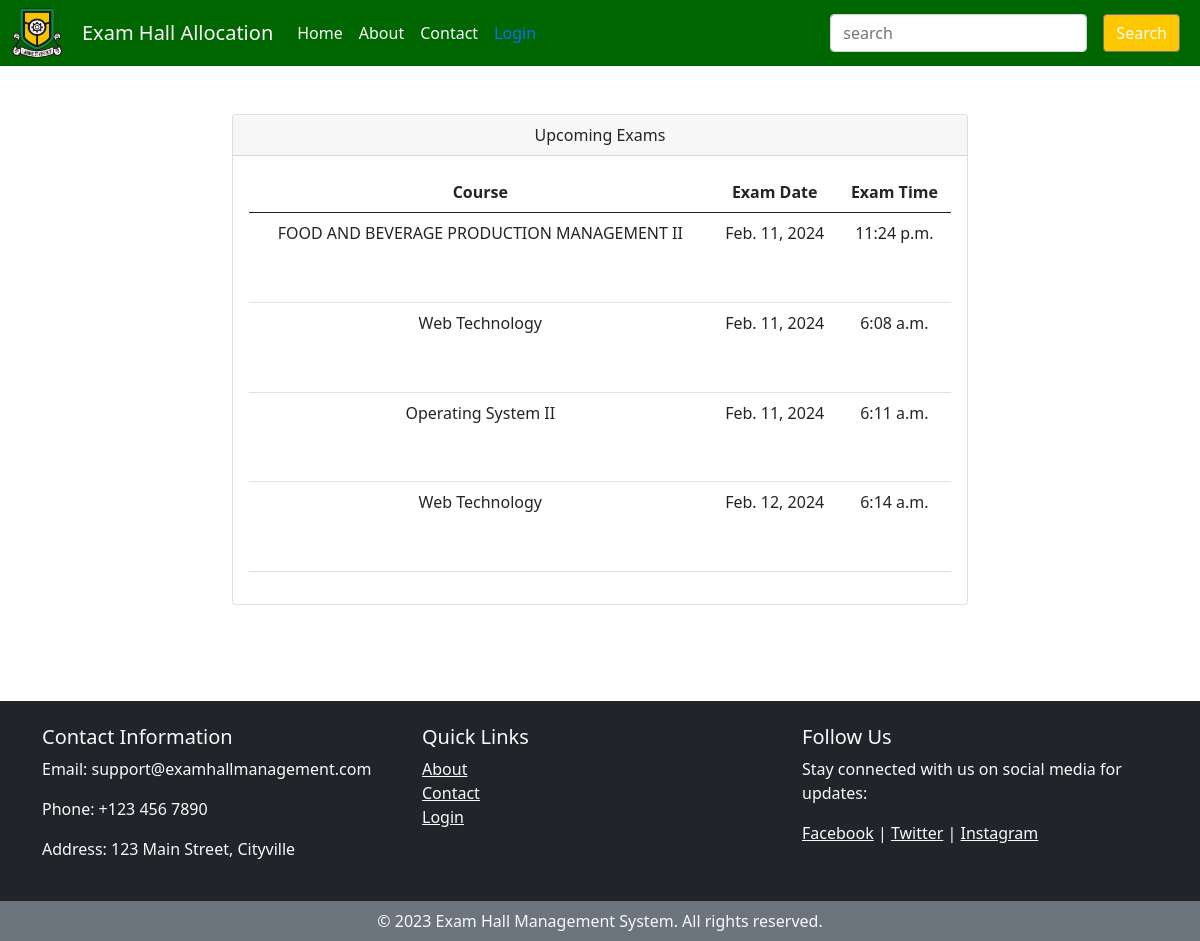
The page / on the database its author committed.
### main/models.py (models this page shows, shortened)
class TimeTable(models.Model):
    course = models.ForeignKey(Course, on_delete=models.CASCADE)
    exam_date = models.DateField()
    exam_time = models.TimeField()

class Course(models.Model):
    name = models.CharField(max_length=100)
    code = models.CharField(max_length=8)
    department = models.ForeignKey(Department, on_delete=models.CASCADE)
    def __str__(self):
        return f"{self.name}"

### main/views.py (the view)
# urls.py: path('', IndexView.as_view(), name='index'),
class IndexView(TemplateView):
    template_name = 'index.html'
    def get_context_data(self, **kwargs):
        context = super().get_context_data(**kwargs)
        context['timetable_data'] = TimeTable.objects.all()
        return context

### templates/index.html (shortened to what this page needs)
{% extends 'base.html' %}
{% block content %}
<div class="row mt-5">
    <div class="col-md-8 offset-md-2">
        <div class="card text-center">
            <div class="card-header">
                Upcoming Exams
            </div>
            <div class="card-body">
                <table style="min-height: 400px;" class="table">
                    <thead>
                        <tr>
                            <th>Course</th>
                            <th>Exam Date</th>
                            <th>Exam Time</th>
                        </tr>
                    </thead>
                    <tbody>
                        {% for entry in timetable_data %}
                            <tr>
                                <td>{{ entry.course }}</td>
                                <td>{{ entry.exam_date }}</td>
                                <td>{{ entry.exam_time }}</td>
                            </tr>
                        {% endfor %}
                    </tbody>
                </table>
            </div>
        </div>
    </div>
</div>
</div>
{% endblock %}

### templates/base.html (shortened to what this page needs)
<!DOCTYPE html>
<html lang="en">
  <head>
    <link
      href="https://cdn.jsdelivr.net/npm/bootstrap@5.0.2/dist/css/bootstrap.min.css"
      rel="stylesheet"
    />
  </head>
  <body>
    <nav class="navbar navbar-expand-lg">
      <div class="container-fluid">
        <img
          src="../media/yabatech logo.jpg.png"
          style="width: 50px; height: 50px; margin-right: 20px"
          alt="yabatech logos"
        />
        <a class="navbar-brand link-light" href="{% url 'index' %}"
          >Exam Hall Allocation</a
        >
        <div class="collapse navbar-collapse" id="navbarColor04">
          <ul class="navbar-nav me-auto">
            <li class="nav-item">
              <a class="nav-link link-light active" href="{% url 'index' %}"
                >Home</a
              >
            </li>
            <li class="nav-item">
              <a class="nav-link link-light" href="{% url 'about' %}">About</a>
            </li>
            <li class="nav-item">
              <a class="nav-link link-light" href="{% url 'contact' %}"
                >Contact</a
              >
            </li>
            {% if user.is_authenticated %} {% if user.is_superuser %}
            <li class="nav-item dropdown">
              <a
                class="nav-link link-light dropdown-toggle"
                href="#"
                id="navbarDropdown"
                role="button"
                data-bs-toggle="dropdown"
                aria-haspopup="true"
                aria-expanded="false"
              >
                Manage Exam
              </a>
              <div class="dropdown-menu" aria-labelledby="navbarDropdown">
                <a class="dropdown-item" href="{% url 'main:courses' %}"
                  >Courses</a
                >
                <a class="dropdown-item" href="{% url 'main:seats' %}">Seats</a>
                <a class="dropdown-item" href="{% url 'main:timetables' %}"
                  >Timetable</a
                >
                <a class="dropdown-item" href="{% url 'main:halls' %}">Halls</a>
                <a class="dropdown-item" href="{% url 'main:allocate' %}"
                  >Allocate Seats</a
                >
                <div class="dropdown-divider"></div>
                <a class="dropdown-item" href="{% url 'main:allocated_seats' %}"
                  >Allocated Seats</a
                >
              </div>
            </li>
            {% endif %}
            <li class="nav-item">
              <a class="nav-link text-danger" href="{% url 'accounts:logout' %}"
                >Logout</a
              >
            </li>
            {% else %}
            <li class="nav-item">
              <a class="nav-link" href="{% url 'accounts:login' %}">Login</a>
            </li>
            {% endif %}
          </ul>
          <form class="d-flex">
            <input
              class="form-control me-sm-2"
              type="search"
              placeholder="search"
            />
            <button
              class="btn search-btn btn-secondary mx-2 my-2 my-sm-0"
              type="submit"
            >
              Search
            </button>
          </form>
        </div>
      </div>
    </nav>
    <div class="container mt-4">{% block content %}{% endblock %}</div>
    <footer class="mt-5 bg-dark text-light">
      <div class="container py-4">
        <div class="row">
          <div class="col-md-4">
            <h5>Contact Information</h5>
            <p>Email: support@examhallmanagement.com</p>
            <p>Phone: +123 456 7890</p>
            <p>Address: 123 Main Street, Cityville</p>
          </div>
          <div class="col-md-4">
            <h5>Quick Links</h5>
            <ul class="list-unstyled">
              <li><a href="{% url 'about' %}" class="text-light">About</a></li>
              <li>
                <a href="{% url 'contact' %}" class="text-light">Contact</a>
              </li>
              {% if not user.is_authenticated %}
              <li>
                <a href="{% url 'accounts:login' %}" class="text-light"
                  >Login</a
                >
              </li>
              {% else %}
              <li>
                <a href="{% url 'accounts:login' %}" class="text-light"
                  >Logout</a
                >
              </li>
              {% endif %}
            </ul>
          </div>
          <div class="col-md-4">
            <h5>Follow Us</h5>
            <p>Stay connected with us on social media for updates:</p>
            <a href="#" class="text-light">Facebook</a> |
            <a href="#" class="text-light">Twitter</a> |
            <a href="#" class="text-light">Instagram</a>
          </div>
        </div>
      </div>
      <div class="text-center py-2 bg-secondary">
        <p class="mb-0">
          &copy; 2023 Exam Hall Management System. All rights reserved.
        </p>
      </div>
    </footer>
  </body>
</html>

### templates/base.html (style rules this page uses)
.navbar { background-color: #006600; }
.search-btn { background-color: #fdc800; }

### rows shown on the page
TimeTable: course "FOOD AND BEVERAGE PRODUCTION MANAGEMENT II", exam_date "Feb. 11, 2024", exam_time "11:24 p.m."
TimeTable: course "Web Technology", exam_date "Feb. 11, 2024", exam_time "6:08 a.m."
TimeTable: course "Operating System II", exam_date "Feb. 11, 2024", exam_time "6:11 a.m."
TimeTable: course "Web Technology", exam_date "Feb. 12, 2024", exam_time "6:14 a.m."
